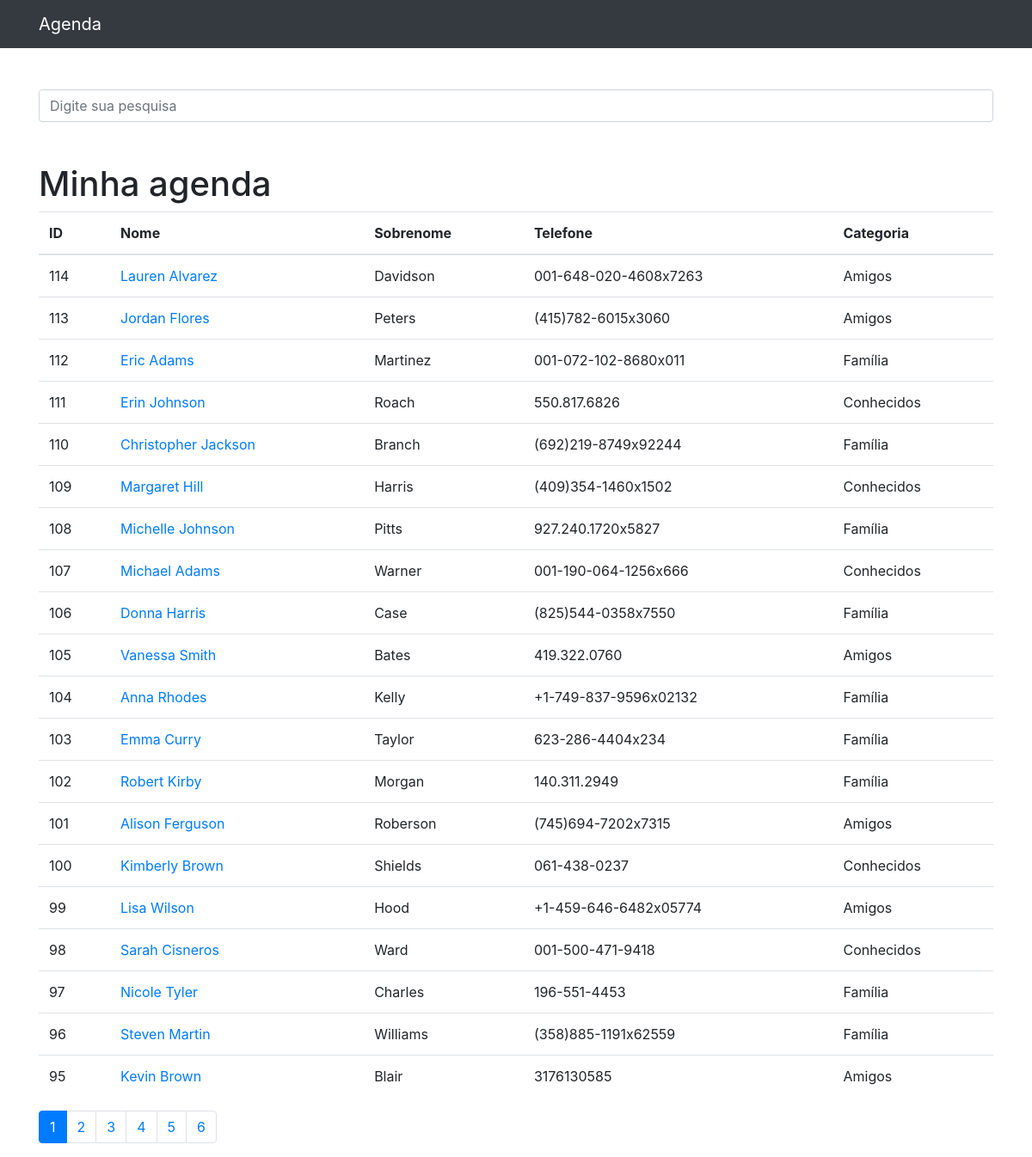
The page / on the database its author committed.
### contatos/models.py (models this page shows, shortened)
class Contato(models.Model):
    nome = models.CharField(max_length=255)
    sobrenome = models.CharField(max_length=255, blank=True)
    telefone = models.CharField(max_length=255)
    email = models.CharField(max_length=255, blank=True)
    data_criacao = models.DateTimeField(default=timezone.now)
    descricao = models.TextField(blank=True)
    categoria = models.ForeignKey(Categoria, on_delete=models.DO_NOTHING)
    mostrar = models.BooleanField(default=True)
    foto = models.ImageField(blank=True, upload_to='fotos/%Y/%m/')

class Categoria(models.Model):
    nome = models.CharField(max_length=255)
    def __str__(self):
        return self.nome

### contatos/views.py (the view)
# urls.py: path('', views.index, name='index'),
def index(request):
    contatos = Contato.objects.order_by('-id').filter(
        mostrar=True
    )
    paginator = Paginator(contatos, 20)
    page = request.GET.get('p')
    contatos = paginator.get_page(page)
    return render(request, 'contatos/index.html', {
        'contatos': contatos
    })

### contatos/templates/contatos/index.html
{% extends 'base.html' %}
{%block 'conteudo' %}
<h1 class="mt-5">Minha agenda</h1>
        <table class="table">
          <thead>
            <tr>
              <th>ID</th>
              <th>Nome</th>
              <th>Sobrenome</th>
              <th>Telefone</th>
              <th>Categoria</th>
            </tr>
          </thead>
          <tbody>
            {% for contato in contatos %}
              <tr>
                <td>{{ contato.id }}</td>
                <td>
                  <a href="{% url 'ver_contato' contato.id %}"> {{contato.nome}} </a>
                </td>
                <td>{{contato.sobrenome}}</td>
                <td>{{contato.telefone}}</td>
                <td>{{contato.categoria}}</td>
              </tr>
            {%endfor%}
          </tbody>
        </table>
<nav aria-label="Page navigation example">
  <ul class="pagination">
    {% for pagina in contatos.paginator.page_range %}
      {% if contatos.number == pagina %}
      <li class="page-item active"><a href="?p={{ pagina }}&termo={{ request.GET.termo }}" class="page-link">{{pagina}}</a></li>
      {% else %}
      <li class="page-item"><a href="?p={{ pagina }}&termo={{ request.GET.termo }}" class="page-link">{{pagina}}</a></li>
      {% endif %}
    {%endfor%}
  </ul>
</nav>
{%endblock%}

### rows shown on the page
Contato: id "114", nome "Lauren Alvarez", sobrenome "Davidson", telefone "001-648-020-4608x7263", categoria "Amigos"
Contato: id "113", nome "Jordan Flores", sobrenome "Peters", telefone "(415)782-6015x3060", categoria "Amigos"
Contato: id "112", nome "Eric Adams", sobrenome "Martinez", telefone "001-072-102-8680x011", categoria "Família"
Contato: id "111", nome "Erin Johnson", sobrenome "Roach", telefone "550.817.6826", categoria "Conhecidos"
Contato: id "110", nome "Christopher Jackson", sobrenome "Branch", telefone "(692)219-8749x92244", categoria "Família"
Contato: id "109", nome "Margaret Hill", sobrenome "Harris", telefone "(409)354-1460x1502", categoria "Conhecidos"
Contato: id "108", nome "Michelle Johnson", sobrenome "Pitts", telefone "927.240.1720x5827", categoria "Família"
Contato: id "107", nome "Michael Adams", sobrenome "Warner", telefone "001-190-064-1256x666", categoria "Conhecidos"
Contato: id "106", nome "Donna Harris", sobrenome "Case", telefone "(825)544-0358x7550", categoria "Família"
Contato: id "105", nome "Vanessa Smith", sobrenome "Bates", telefone "419.322.0760", categoria "Amigos"
Contato: id "104", nome "Anna Rhodes", sobrenome "Kelly", telefone "+1-749-837-9596x02132", categoria "Família"
Contato: id "103", nome "Emma Curry", sobrenome "Taylor", telefone "623-286-4404x234", categoria "Família"
Contato: id "102", nome "Robert Kirby", sobrenome "Morgan", telefone "140.311.2949", categoria "Família"
Contato: id "101", nome "Alison Ferguson", sobrenome "Roberson", telefone "(745)694-7202x7315", categoria "Amigos"
Contato: id "100", nome "Kimberly Brown", sobrenome "Shields", telefone "061-438-0237", categoria "Conhecidos"
Contato: id "99", nome "Lisa Wilson", sobrenome "Hood", telefone "+1-459-646-6482x05774", categoria "Amigos"
Contato: id "98", nome "Sarah Cisneros", sobrenome "Ward", telefone "001-500-471-9418", categoria "Conhecidos"
Contato: id "97", nome "Nicole Tyler", sobrenome "Charles", telefone "196-551-4453", categoria "Família"
Contato: id "96", nome "Steven Martin", sobrenome "Williams", telefone "(358)885-1191x62559", categoria "Família"
Contato: id "95", nome "Kevin Brown", sobrenome "Blair", telefone "3176130585", categoria "Amigos"

### other values the page prints
{{ pagina }} "1"
{{ pagina }} "2" "3" "4" "5" "6"
